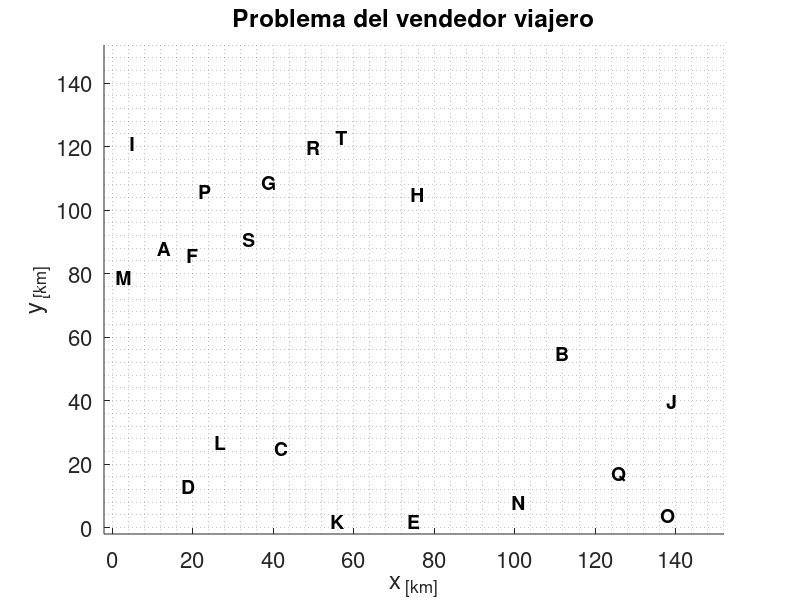

The MATLAB script that drew this image:
% implementación del TSP (problema del vendedor viajero):
clear all; close all; clc; 

% Tamaño del problema
N = 20;

% creación aleatoria del problema:
coordenadas = round(rand(N,2) .* 150);

eje = subplot(1,1,1);
xlabel('x_{ [km]}');
ylabel('y_{ [km]}');
set(eje,'FontSize',16);
axis([-2 152 -2 152]);
title('Problema del vendedor viajero');
grid minor;
for k=1:N
    texto = text(coordenadas(k,1),coordenadas(k,2),sprintf('%c','A'+k-1));
    set(texto,'FontSize',14,'HorizontalAlignment','center',...
        'FontWeight','bold');
end
